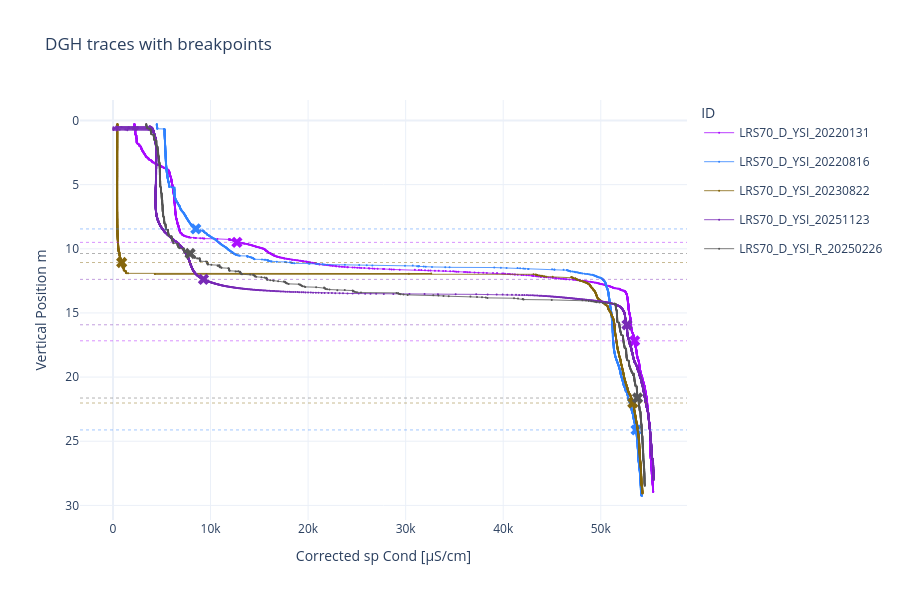

The notebook cell this image was saved under:
### Code cell
path_dgh = f'{root}/data/dgh_fwl_estimation_48000.csv'
path_sec_files = f'{root}/data/rawdy/rawdy_lrs70'

fig = plot_dgh_traces_with_breakpoints(
    path_dgh=path_dgh,
    path_sec_files=path_sec_files,
    vp_column='Vertical Position m',
    sec_column='Corrected sp Cond [µS/cm]',
    title='DGH traces with breakpoints'
)

fig.show()

### Figure 1 — Plotly figure (JSON) as saved in the notebook; plotly's stock layout.template omitted (floating-point values rounded to 4 significant figures; data arrays with more than 128 entries replaced by an {"elided": "..."} marker saying what was removed)
{"data": [{"hovertemplate": "ID: LRS70_D_YSI_20220131<br>Archivo: LRS70_D_YSI_20220131_processed.csv<br>Corrected sp Cond [µS/cm]: %{x}<br>Vertical Position m: %{y}<extra></extra>", "legendgroup": "LRS70_D_YSI_20220131", "line": {"color": "#AA0DFE", "width": 0.8}, "marker": {"color": "#AA0DFE", "size": 2, "symbol": "circle"}, "mode": "lines+markers", "name": "LRS70_D_YSI_20220131", "showlegend": true, "type": "scatter", "x": {"elided": "2608 float values"}, "y": {"elided": "2608 float values"}}, {"hovertemplate": "ID: LRS70_D_YSI_20220131<br>Archivo: LRS70_D_YSI_20220131_processed.csv<br>Breakpoint 1<br>Corrected sp Cond [µS/cm]: %{x}<br>Vertical Position m: %{y}<extra></extra>", "legendgroup": "LRS70_D_YSI_20220131", "marker": {"color": "#AA0DFE", "size": 10, "symbol": "x"}, "mode": "markers", "name": "LRS70_D_YSI_20220131 - breakpoint 1", "showlegend": false, "type": "scatter", "x": [12700.0], "y": [9.501]}, {"hovertemplate": "ID: LRS70_D_YSI_20220131<br>Archivo: LRS70_D_YSI_20220131_processed.csv<br>Breakpoint 2<br>Corrected sp Cond [µS/cm]: %{x}<br>Vertical Position m: %{y}<extra></extra>", "legendgroup": "LRS70_D_YSI_20220131", "marker": {"color": "#AA0DFE", "size": 10, "symbol": "x"}, "mode": "markers", "name": "LRS70_D_YSI_20220131 - breakpoint 2", "showlegend": false, "type": "scatter", "x": [53470.0], "y": [17.17]}, {"hovertemplate": "ID: LRS70_D_YSI_20220816<br>Archivo: LRS70_D_YSI_20220816_processed.csv<br>Corrected sp Cond [µS/cm]: %{x}<br>Vertical Position m: %{y}<extra></extra>", "legendgroup": "LRS70_D_YSI_20220816", "line": {"color": "#3283FE", "width": 0.8}, "marker": {"color": "#3283FE", "size": 2, "symbol": "circle"}, "mode": "lines+markers", "name": "LRS70_D_YSI_20220816", "showlegend": true, "type": "scatter", "x": {"elided": "1933 float values"}, "y": {"elided": "1933 float values"}}, {"hovertemplate": "ID: LRS70_D_YSI_20220816<br>Archivo: LRS70_D_YSI_20220816_processed.csv<br>Breakpoint 1<br>Corrected sp Cond [µS/cm]: %{x}<br>Vertical Position m: %{y}<extra></extra>", "legendgroup": "LRS70_D_YSI_20220816", "marker": {"color": "#3283FE", "size": 10, "symbol": "x"}, "mode": "markers", "name": "LRS70_D_YSI_20220816 - breakpoint 1", "showlegend": false, "type": "scatter", "x": [8489.0], "y": [8.456]}, {"hovertemplate": "ID: LRS70_D_YSI_20220816<br>Archivo: LRS70_D_YSI_20220816_processed.csv<br>Breakpoint 2<br>Corrected sp Cond [µS/cm]: %{x}<br>Vertical Position m: %{y}<extra></extra>", "legendgroup": "LRS70_D_YSI_20220816", "marker": {"color": "#3283FE", "size": 10, "symbol": "x"}, "mode": "markers", "name": "LRS70_D_YSI_20220816 - breakpoint 2", "showlegend": false, "type": "scatter", "x": [53620.0], "y": [24.12]}, {"hovertemplate": "ID: LRS70_D_YSI_20230822<br>Archivo: LRS70_D_YSI_20230822_processed.csv<br>Corrected sp Cond [µS/cm]: %{x}<br>Vertical Position m: %{y}<extra></extra>", "legendgroup": "LRS70_D_YSI_20230822", "line": {"color": "#85660D", "width": 0.8}, "marker": {"color": "#85660D", "size": 2, "symbol": "circle"}, "mode": "lines+markers", "name": "LRS70_D_YSI_20230822", "showlegend": true, "type": "scatter", "x": {"elided": "1921 float values"}, "y": {"elided": "1921 float values"}}, {"hovertemplate": "ID: LRS70_D_YSI_20230822<br>Archivo: LRS70_D_YSI_20230822_processed.csv<br>Breakpoint 1<br>Corrected sp Cond [µS/cm]: %{x}<br>Vertical Position m: %{y}<extra></extra>", "legendgroup": "LRS70_D_YSI_20230822", "marker": {"color": "#85660D", "size": 10, "symbol": "x"}, "mode": "markers", "name": "LRS70_D_YSI_20230822 - breakpoint 1", "showlegend": false, "type": "scatter", "x": [888.6], "y": [11.07]}, {"hovertemplate": "ID: LRS70_D_YSI_20230822<br>Archivo: LRS70_D_YSI_20230822_processed.csv<br>Breakpoint 2<br>Corrected sp Cond [µS/cm]: %{x}<br>Vertical Position m: %{y}<extra></extra>", "legendgroup": "LRS70_D_YSI_20230822", "marker": {"color": "#85660D", "size": 10, "symbol": "x"}, "mode": "markers", "name": "LRS70_D_YSI_20230822 - breakpoint 2", "showlegend": false, "type": "scatter", "x": [53290.0], "y": [22.02]}, {"hovertemplate": "ID: LRS70_D_YSI_20251123<br>Archivo: LRS70_D_YSI_20251123_processed.csv<br>Corrected sp Cond [µS/cm]: %{x}<br>Vertical Position m: %{y}<extra></extra>", "legendgroup": "LRS70_D_YSI_20251123", "line": {"color": "#782AB6", "width": 0.8}, "marker": {"color": "#782AB6", "size": 2, "symbol": "circle"}, "mode": "lines+markers", "name": "LRS70_D_YSI_20251123", "showlegend": true, "type": "scatter", "x": {"elided": "4591 float values"}, "y": {"elided": "4591 float values"}}, {"hovertemplate": "ID: LRS70_D_YSI_20251123<br>Archivo: LRS70_D_YSI_20251123_processed.csv<br>Breakpoint 1<br>Corrected sp Cond [µS/cm]: %{x}<br>Vertical Position m: %{y}<extra></extra>", "legendgroup": "LRS70_D_YSI_20251123", "marker": {"color": "#782AB6", "size": 10, "symbol": "x"}, "mode": "markers", "name": "LRS70_D_YSI_20251123 - breakpoint 1", "showlegend": false, "type": "scatter", "x": [9276.0], "y": [12.38]}, {"hovertemplate": "ID: LRS70_D_YSI_20251123<br>Archivo: LRS70_D_YSI_20251123_processed.csv<br>Breakpoint 2<br>Corrected sp Cond [µS/cm]: %{x}<br>Vertical Position m: %{y}<extra></extra>", "legendgroup": "LRS70_D_YSI_20251123", "marker": {"color": "#782AB6", "size": 10, "symbol": "x"}, "mode": "markers", "name": "LRS70_D_YSI_20251123 - breakpoint 2", "showlegend": false, "type": "scatter", "x": [52690.0], "y": [15.92]}, {"hovertemplate": "ID: LRS70_D_YSI_R_20250226<br>Archivo: LRS70_D_YSI_R_20250226_processed.csv<br>Corrected sp Cond [µS/cm]: %{x}<br>Vertical Position m: %{y}<extra></extra>", "legendgroup": "LRS70_D_YSI_R_20250226", "line": {"color": "#565656", "width": 0.8}, "marker": {"color": "#565656", "size": 2, "symbol": "circle"}, "mode": "lines+markers", "name": "LRS70_D_YSI_R_20250226", "showlegend": true, "type": "scatter", "x": {"elided": "1085 float values"}, "y": {"elided": "1085 float values"}}, {"hovertemplate": "ID: LRS70_D_YSI_R_20250226<br>Archivo: LRS70_D_YSI_R_20250226_processed.csv<br>Breakpoint 1<br>Corrected sp Cond [µS/cm]: %{x}<br>Vertical Position m: %{y}<extra></extra>", "legendgroup": "LRS70_D_YSI_R_20250226", "marker": {"color": "#565656", "size": 10, "symbol": "x"}, "mode": "markers", "name": "LRS70_D_YSI_R_20250226 - breakpoint 1", "showlegend": false, "type": "scatter", "x": [7903.0], "y": [10.37]}, {"hovertemplate": "ID: LRS70_D_YSI_R_20250226<br>Archivo: LRS70_D_YSI_R_20250226_processed.csv<br>Breakpoint 2<br>Corrected sp Cond [µS/cm]: %{x}<br>Vertical Position m: %{y}<extra></extra>", "legendgroup": "LRS70_D_YSI_R_20250226", "marker": {"color": "#565656", "size": 10, "symbol": "x"}, "mode": "markers", "name": "LRS70_D_YSI_R_20250226 - breakpoint 2", "showlegend": false, "type": "scatter", "x": [53770.0], "y": [21.63]}], "layout": {"height": 600, "hovermode": "closest", "legend": {"title": {"text": "ID"}}, "shapes": [{"line": {"color": "#AA0DFE", "dash": "dot", "width": 1}, "opacity": 0.45, "type": "line", "x0": 0, "x1": 1, "xref": "x domain", "y0": 9.501, "y1": 9.501, "yref": "y"}, {"line": {"color": "#AA0DFE", "dash": "dot", "width": 1}, "opacity": 0.45, "type": "line", "x0": 0, "x1": 1, "xref": "x domain", "y0": 17.17, "y1": 17.17, "yref": "y"}, {"line": {"color": "#3283FE", "dash": "dot", "width": 1}, "opacity": 0.45, "type": "line", "x0": 0, "x1": 1, "xref": "x domain", "y0": 8.456, "y1": 8.456, "yref": "y"}, {"line": {"color": "#3283FE", "dash": "dot", "width": 1}, "opacity": 0.45, "type": "line", "x0": 0, "x1": 1, "xref": "x domain", "y0": 24.12, "y1": 24.12, "yref": "y"}, {"line": {"color": "#85660D", "dash": "dot", "width": 1}, "opacity": 0.45, "type": "line", "x0": 0, "x1": 1, "xref": "x domain", "y0": 11.07, "y1": 11.07, "yref": "y"}, {"line": {"color": "#85660D", "dash": "dot", "width": 1}, "opacity": 0.45, "type": "line", "x0": 0, "x1": 1, "xref": "x domain", "y0": 22.02, "y1": 22.02, "yref": "y"}, {"line": {"color": "#782AB6", "dash": "dot", "width": 1}, "opacity": 0.45, "type": "line", "x0": 0, "x1": 1, "xref": "x domain", "y0": 12.38, "y1": 12.38, "yref": "y"}, {"line": {"color": "#782AB6", "dash": "dot", "width": 1}, "opacity": 0.45, "type": "line", "x0": 0, "x1": 1, "xref": "x domain", "y0": 15.92, "y1": 15.92, "yref": "y"}, {"line": {"color": "#565656", "dash": "dot", "width": 1}, "opacity": 0.45, "type": "line", "x0": 0, "x1": 1, "xref": "x domain", "y0": 10.37, "y1": 10.37, "yref": "y"}, {"line": {"color": "#565656", "dash": "dot", "width": 1}, "opacity": 0.45, "type": "line", "x0": 0, "x1": 1, "xref": "x domain", "y0": 21.63, "y1": 21.63, "yref": "y"}], "title": {"text": "DGH traces with breakpoints"}, "xaxis": {"title": {"text": "Corrected sp Cond [µS/cm]"}}, "yaxis": {"autorange": "reversed", "title": {"text": "Vertical Position m"}}}}
